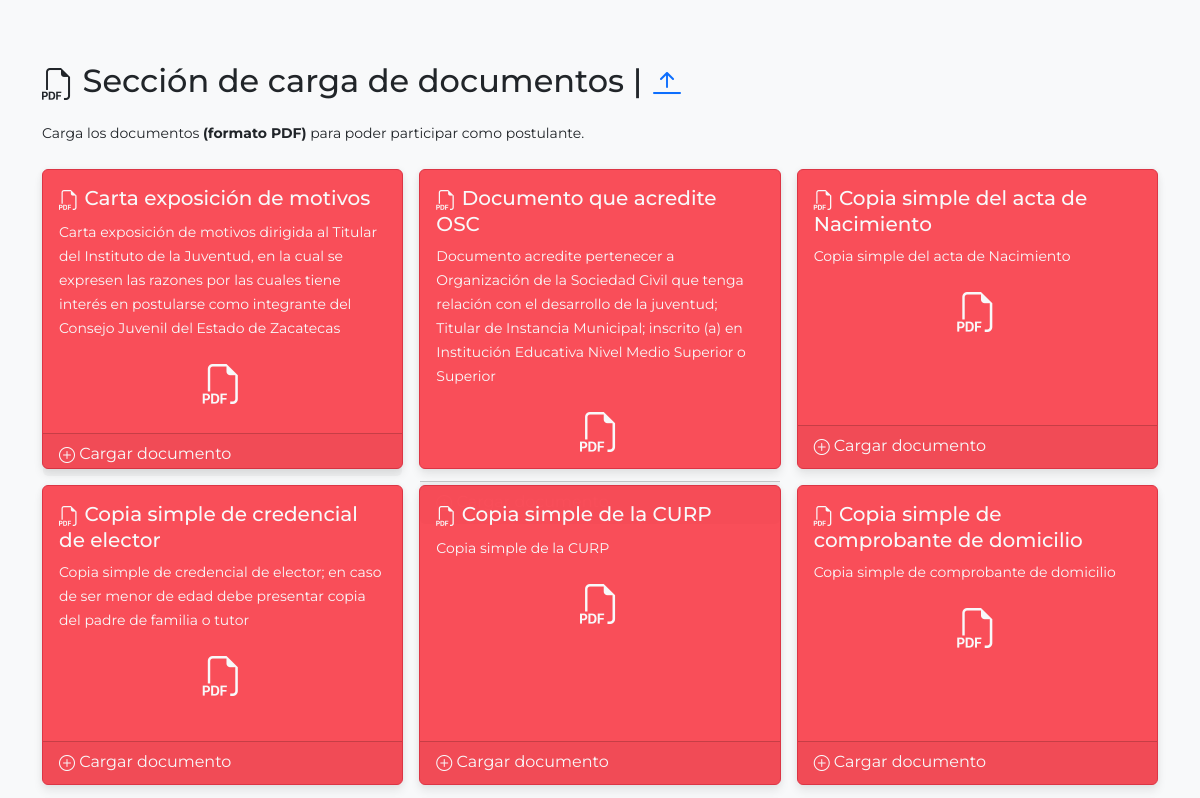
Page /sistema/usuario/index.php (middle part) on the earlier database version.
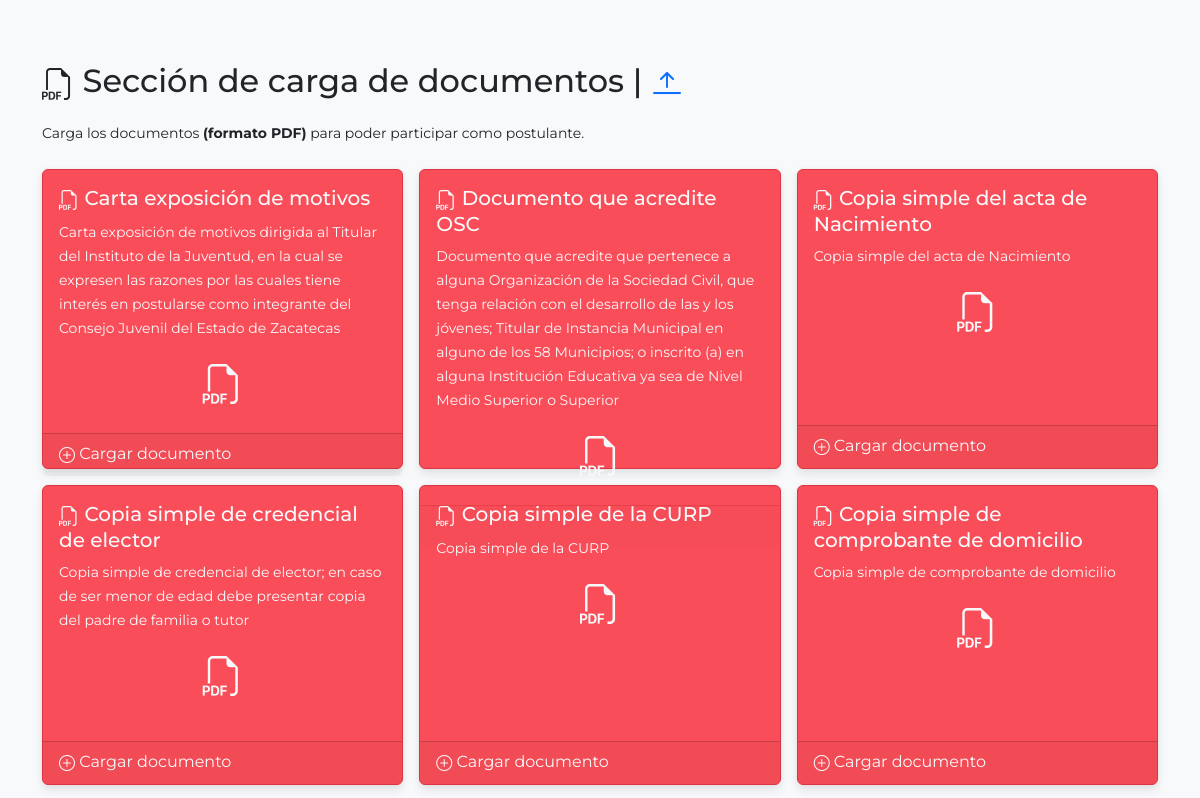
Same page on the later database version.
### tables this page shows
CREATE TABLE `catalogo_documentos` (
  `id` int(11) NOT NULL,
  `documento` varchar(50) NOT NULL,
  `subtitulo` varchar(50) NOT NULL,
  `descripcion` varchar(300) NOT NULL,
  `link` varchar(200) DEFAULT NULL,
  `calificable` int(11) NOT NULL
);

### sistema/usuario/query/docs.php (shortened to what this page needs)
<?php
include('qc.php');
$sqlQuery = "SELECT * FROM catalogo_documentos ORDER BY id ASC";
$resultadoQuery = $conn -> query($sqlQuery);
while($rowQuery = $resultadoQuery ->fetch_assoc()){
    $idDoc = $rowQuery['id'];
    $sqlDocs = "SELECT * FROM documentos WHERE id_ext = '$id' AND documento = '$idDoc' ORDER BY id ASC";
    $resultadoDocs = $conn -> query($sqlDocs);
    $no_resultados = mysqli_num_rows($resultadoDocs);
    $rowDocs = $resultadoDocs ->fetch_assoc();
    echo'
        <div class="col">
    ';
        if($no_resultados == 0 || empty($no_resultados)){
            echo '
        <div class="card border-danger text-light" style="height:300px; background-color:rgba(250, 6, 22, 0.7);" id="botonesFiles">
        ';
        }
        else if($no_resultados > 0){
            echo '
        <div class="card border-success  text-light" style="height:300px; background-color:rgba(8, 66, 152, 0.9);">
            ';
        }
          echo'
            <div class="card-body text-justify">
            <h5 class="card-title"><i class="bi bi-filetype-pdf"></i> '.$rowQuery['documento'].'</h5>
            <p>
              <small class="card-text text-justify">'.$rowQuery['descripcion'].'</small>
            </p>
              <p class="text-center h1 h-50"><i class="bi bi-filetype-pdf"></i></p>
            </div>
            <div class="card-footer">
            ';
            if($no_resultados == 0 || empty($no_resultados)){
                echo'
            <a href="#" class="card-link text-light" style="text-decoration: none" data-bs-toggle="modal" data-bs-target="#cargarDoc'.$rowQuery['id'].'"><i class="bi bi-plus-circle"></i> Cargar documento</a>';
            }
            else{
                echo'
            <a href="#" class="card-link text-light" style="text-decoration: none"><i class="bi bi-pencil-square"></i> Editar documento</a>
            <a href="../'.$rowDocs['link'].'" target="_blank" class="card-link text-light" style="text-decoration: none"><i class="bi bi-eye"></i> Visualizar documento</a>
            ';
            }
            echo'
            </div>
          </div>
        </div>
        <div class="modal fade" id="cargarDoc'.$rowQuery['id'].'" data-bs-backdrop="static" data-bs-keyboard="false" tabindex="-1" aria-labelledby="exampleModalLabel" aria-hidden="true">
          <div class="modal-dialog">
            <div class="modal-content">
              <div class="modal-header">
                <h1 class="modal-title fs-5" id="exampleModalLabel">Cargar documento <strong>'.$rowQuery['documento'].'</strong></h1>
                <button type="button" class="btn-close" data-bs-dismiss="modal" aria-label="Close" onclick="window.location.reload();"></button>
              </div>
              <div class="modal-body">
                <form id="upload_form" enctype="multipart/form-data" method="post">';
                ?>
                <?php
                echo'
                  <progress id="progressBar'.$idDoc.'" value="0" max="100" style="width:300px;"></progress>
                  <small id="status'.$idDoc.'"></small>
                  <p id="loaded_n_total'.$idDoc.'"></p>
                </form>
              </div>
              <div class="modal-footer">
                <button type="button" class="btn btn-danger" data-bs-dismiss="modal" onclick="window.location.reload();">Cerrar</button>
              </div>
            </div>
          </div>
        </div>
    ';
}
?>

Differences in the rows shown:
changed catalogo_documentos "Documento que acredite OSC": descripcion "Documento acredite pertenecer a Organización de la Sociedad Civil que tenga relación con el desarrollo de la juventud; Titular de Instancia Municipal; inscrito (a) en Institución Educativa Nivel Medio Superior o…" → "Documento que acredite que pertenece a alguna Organización de la Sociedad Civil, que tenga relación con el desarrollo de las y los jóvenes; Titular de Instancia Municipal en alguno de los 58 Municipios; o inscrito (a) en alguna Institución Educativa ya sea de Nivel Medio Superior o…"
